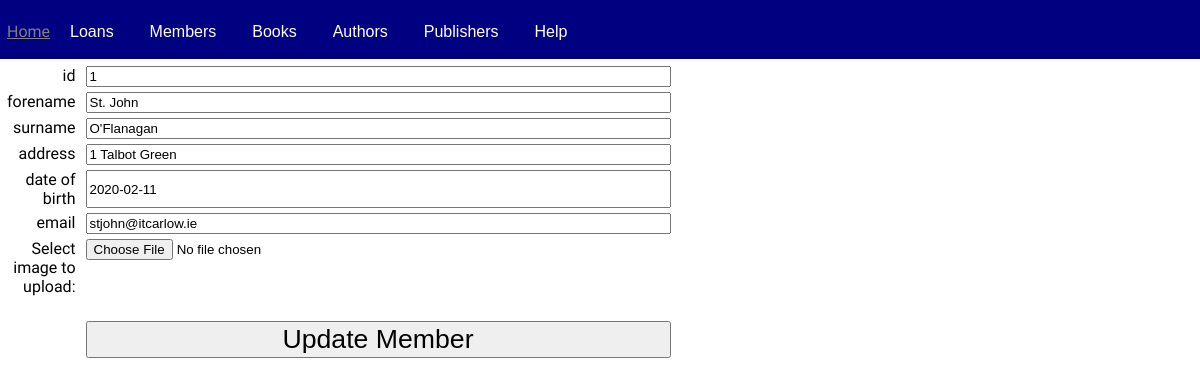
The page /edit-member.php?member_id=1 on the database its author committed.
### tables this page shows
CREATE TABLE `t_members` (
  `member_id` int(8) NOT NULL,
  `forename` varchar(60) NOT NULL,
  `surname` varchar(60) NOT NULL,
  `address` varchar(150) NOT NULL,
  `dob` date NOT NULL,
  `email` varchar(60) NOT NULL,
  `image` varchar(100) NOT NULL
);

### edit-member.php (the view, shortened to what this page needs)
<html>
<head>
    <link rel="stylesheet" href="style1.css" type="text/css">
</head>
<body>
    <?php require 'db-connect.php'?>
    <?php require 'navbar.php'?>
    <main>
        <?php
        $member_id=$_GET['member_id'];
        $sql = 'SELECT * FROM t_members WHERE member_id='.$member_id;
        if($result=mysqli_query($con,$sql)){
            $row=mysqli_fetch_array($result);
            ?>
        <form action="update-member.php" method="post" enctype="multipart/form-data">
            <label>id</label>
            <input type="text" value="<?php echo $row['member_id'] ?>" name="member_id">
            <label>forename</label>
            <input type="text" value="<?php echo $row['forename'] ?>" size="70" name="forename">
            <label>surname</label>
            <input type="text" value="<?php echo $row['surname'] ?>" size="70" name="surname">
            <label>address</label>
            <input type="text" value="<?php  echo $row['address'] ?>" name="address">
            <label>date of birth</label>
            <input type="text" value="<?php  echo $row['dob'] ?>" name="dob">
            <label>email</label>
            <input type="email" value="<?php  echo $row['email'] ?>" name="email">
            <label>Select image to upload:</label>
            <input type="file" name="fileToUpload" id="fileToUpload">
            <input type="submit" value="Update Member">
                <?php
        }
        else{
            echo "Error selecting member record: " . mysqli_error($con);
        }
?>
    </main>
</body>
</html>

### style1.css (style rules this page uses)
form { width: 500px; ; display: grid; grid-row-gap: 5px; grid-template-columns: 1fr 3fr; }
input[type=submit] { font-size: 20pt; margin-top: 20px; grid-column: 2; }
label { text-align: right; margin-right: 10px; }
body { padding: 0px; margin: 0px; font-family: 'Varela Round', sans-serif; }
main { padding: 7px; }

### rows shown on the page
t_members: member_id "1", forename "St. John", surname "O'Flanagan", address "1 Talbot Green", dob "2020-02-11", email "stjohn@itcarlow.ie"
